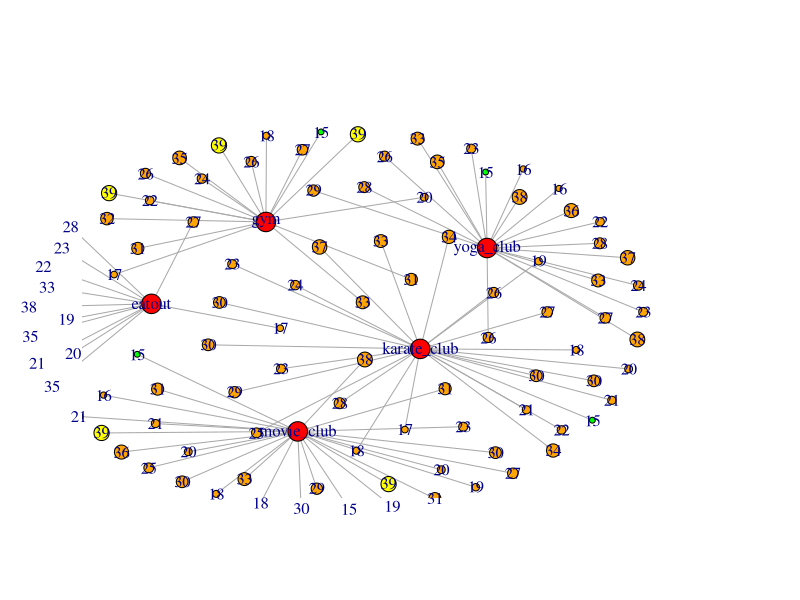
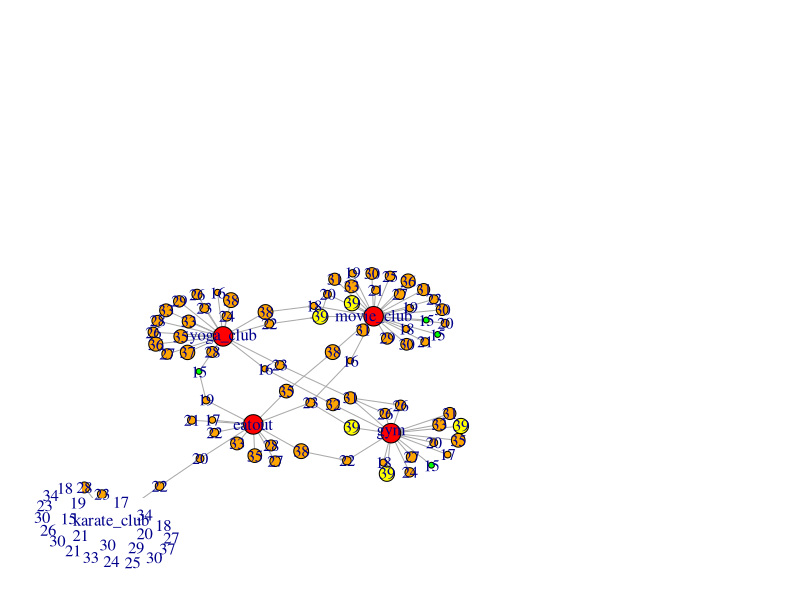
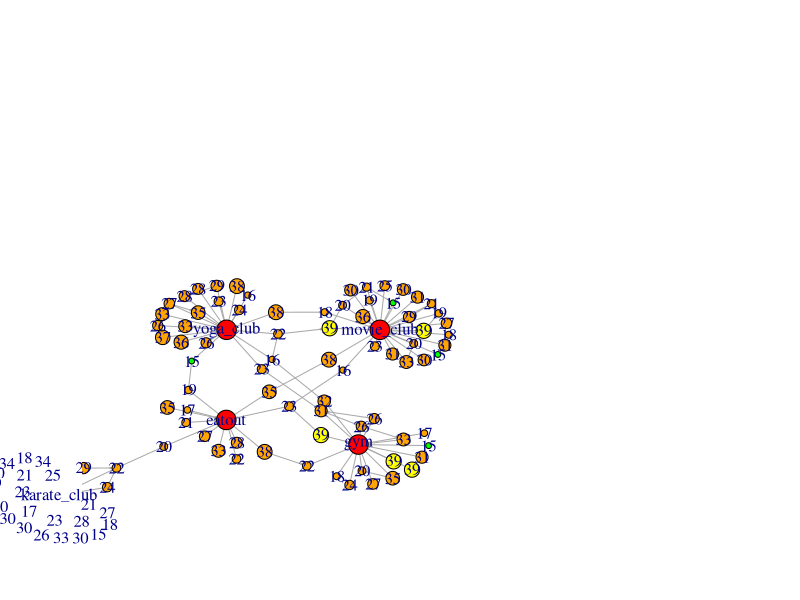

Write the R code that produced these figures, in order. (Note: a time limit stopped this script after it produced the figures.)
  library(igraph)
  
  
  G <- make_empty_graph(100) %>% 
    set_vertex_attr("name",value = as.integer(runif(100,15,40))) %>% 
    set_vertex_attr("Type",value = "Person")
  
  #adding foci nodes
  add_foci_nodes <- function(G)
  {
    i = gorder(G) + 1
    foci_nodes = c("gym","eatout","movie_club","karate_club","yoga_club")
    for(j in 1:5)
    {
      G = G + vertices(i)
      G = set_vertex_attr(G,"name",index = i,value = foci_nodes[j])
      G = set_vertex_attr(G,"Type",index = i,value = "foci")
      i = i + 1
    }
    return(G) 
  }
  
  
  #get the size of the nodes
  get_size <- function(G)
  {
    num = gorder(G)
    nsl <- c()
    for (i in 1:num)
    {
      if (V(G)[i]$Type == "Person")
        nsl<- c(nsl,V(G)[i]$name)
      else
        nsl <- c(nsl,50)
    }
    return(nsl)
  }
  get_labels <- function(G)
  {
    num = gorder(G)
    ll <- c()
    for (i in 1:num)
    {
      if(V(G)[i]$Type == "Person")
        ll <- c(ll,(V(G)[i]$name))
      else
        ll <- c(ll,V(G)[i]$name)
    }
    return(ll)
  }
  
  get_color <- function(G)
  {
    num = gorder(G)
    cl <- c()
    for (i in 1:num)
    {
      if(V(G)[i]$Type == "Person")
        if(V(G)[i]$name == 15)
          cl <- c(cl,"green")
        else if(V(G)[i]$name == 39)
          cl <- c(cl,"yellow")
        else
          cl <- c(cl,"orange")
      else
        cl <- c(cl,"red")
    }
    return(cl)
  }
  
  get_person_nodes <- function()
  {
    num = gorder(G)
    for (i in 1:num)
    {
      p <- c()
      for (i in 1:num)
      {
        if(V(G)[i]$Type == "Person")
          p <- c(p,i)
      }
    }
    print(p)
    return (p)
  }
  
  get_foci_nodes <- function()
  {
    num = gorder(G)
    for (i in 1:num)
    {
      f <- c()
      for (i in 1:num)
      {
        if(V(G)[i]$Type == "foci")
          f <- c(f,i)
      }
    }
    return (f)
  }
  
  add_foci_edges <- function(G)
  {
    f = get_foci_nodes()
    p = get_person_nodes()
    for (j in p)
    {
      r = sample(f,1)
      G = G + edge(j,r)
    }
    return(G)
  }
  
  homophily <-function(G)
  { i =0
    pnodes = get_person_nodes()
    for (u in pnodes){
      for (v in pnodes)
      {
        if (u!=v)
        {
         
          diff = abs(as.integer(V(G)[u]$name) -as.integer( V(G)[v]$name))
          p = 1/(diff + 1000)
         
          r = runif(1)
   
          if (r < p)
          {
            i = i+1
            print(i)
            G = G + edges(u,v)
          }
        }
      }
    }
    return (G)
  }
  cmn <- function(u,v,G)
  {
    nv = neighbors(G,v)
    nu = neighbors(G,u)
    return (length(intersect(nv,nu)))
  }
  closures <- function(G)
  {
    arr <- c()
    num = gorder(G)
    for (u in 1:num)
      for (v in 1:num)
      {
        if(u!=v && (V(G)[u]$Type == "Person" || V(G)[v]$Type == "foci"))
        {
          k = cmn(u,v,G)
          p = 1 - (1-0.01)^k
          temp <- c()
          temp <- c(temp,u)
          temp <- c(temp,v)
          temp <- c(temp,p)
          arr <- rbind(arr,temp)
        }
      }
    for (each in 1:nrow(arr))
    {
      u = arr[each,1]
      v = arr[each,2]
      p = arr[each,3]
      r = runif(1)
      if (r < p)
      {
        G = G + edges(u,v)
      }
    }
    return (G)
  }
  
  G = add_foci_nodes(G)
  nodesize = get_size(G)
  labels = get_labels(G)
  color_arr = get_color(G)
  G = add_foci_edges(G)

  plot(G,vertex.label = labels,vertex.size=as.integer(nodesize),vertex.label.font = 0.01,
       rescale = FALSE, ylim=c(-4,12),xlim=c(-4,12), asp = 0,layout = layout.kamada.kawai,
       vertex.color = color_arr,edge.arrow.size = 0.1)
    G = homophily(G)

  plot(G,vertex.label = labels,vertex.size=as.integer(nodesize),vertex.label.font = 0.01,
       rescale = FALSE, ylim=c(-4,12),xlim=c(-4,12), asp = 0,layout = layout.kamada.kawai,
       vertex.color = color_arr,edge.arrow.size = 0.1)
  while(1){
  G = closures(G)
  plot(G,vertex.label = labels,vertex.size=as.integer(nodesize),vertex.label.font = 0.01,
       rescale = FALSE, ylim=c(-4,12),xlim=c(-4,12), asp = 0,layout = layout.kamada.kawai,
       vertex.color = color_arr,edge.arrow.size = 0.1)}
  
    
